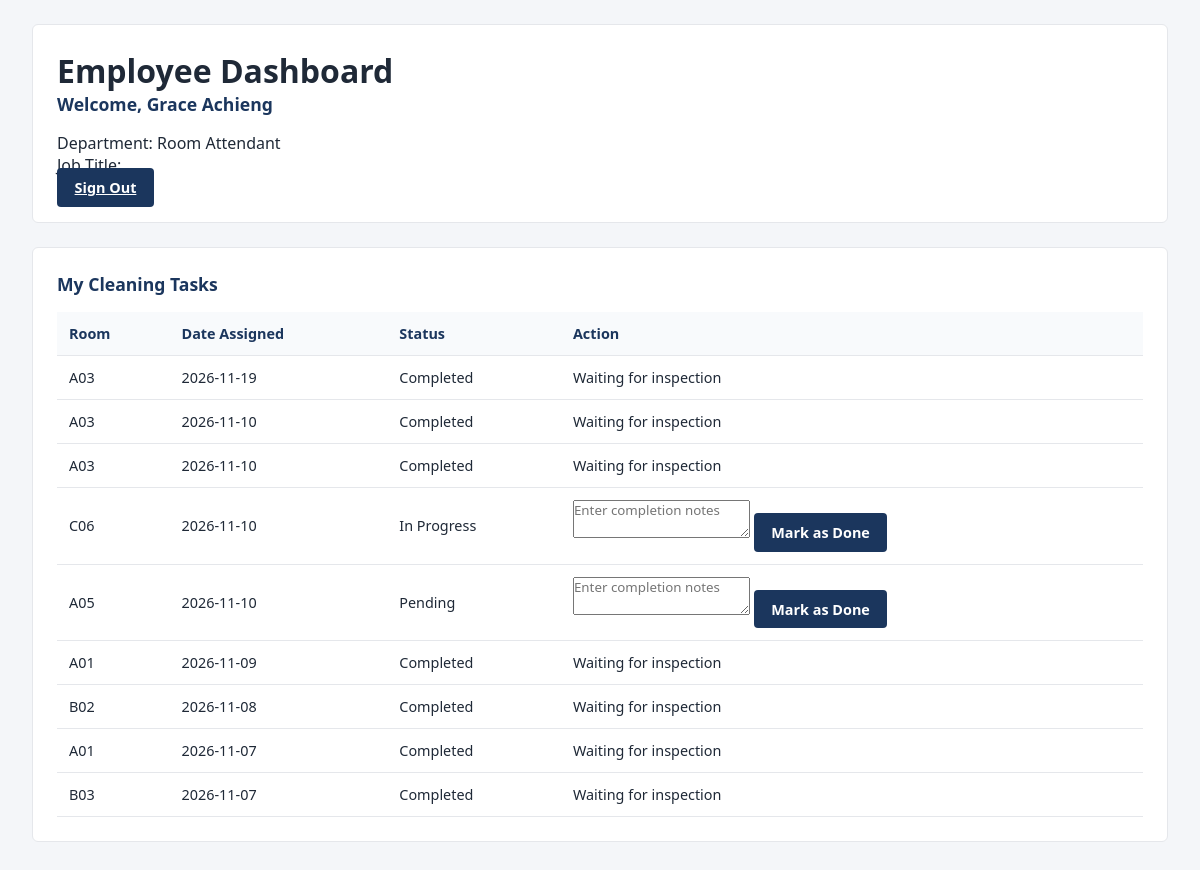
The page /employee_dashboard.php (signed in) on the database its author committed.
### tables this page shows
CREATE TABLE `staff` (
  `staff_id` int(11) NOT NULL,
  `fullname` varchar(100) DEFAULT NULL,
  `phone` varchar(20) DEFAULT NULL,
  `department` varchar(50) DEFAULT NULL,
  `role` varchar(50) DEFAULT NULL,
  `email` varchar(100) DEFAULT NULL
);

CREATE TABLE `housekeeping_tasks` (
  `task_id` int(11) NOT NULL,
  `room_number` varchar(50) DEFAULT NULL,
  `assigned_staff` int(11) DEFAULT NULL,
  `task_status` varchar(50) DEFAULT NULL,
  `date_assigned` date DEFAULT NULL,
  `completion_notes` text DEFAULT NULL,
  `inspection_status` varchar(30) DEFAULT 'Not Inspected'
);

### employee_dashboard.php (the view, shortened to what this page needs)
<?php
require_once 'config.php';
$staff_id = (int)($_SESSION['staff_id'] ?? 0);
$stmt = $pdo->prepare("
    SELECT fullname, department, role
    FROM staff
    WHERE staff_id = ?
");
$stmt->execute([$staff_id]);
$employee = $stmt->fetch();
$stmt = $pdo->prepare("
    SELECT *
    FROM housekeeping_tasks
    WHERE assigned_staff = ?
    ORDER BY date_assigned DESC
");
$stmt->execute([$staff_id]);
$cleaningTasks = $stmt->fetchAll();
?>
<!DOCTYPE html>
<html lang="en">
<head>
<link rel="stylesheet" href="style.css">
</head>
<body>
<div class="app-container">
<main class="main-content">
<div class="panel">
    <h1>Employee Dashboard</h1>
    <h2>
        Welcome,
        <?= htmlspecialchars($employee['fullname']) ?>
    </h2>
    <p>
        Department:
        <?= htmlspecialchars($employee['department']) ?>
    </p>
    <p>
        Job Title:
    </p>
    <a href="logout.php" class="btn">
        Sign Out
    </a>
</div>
<?php if (in_array(
    $_SESSION['role'],
    ['Room Attendant'],
    true
)): ?>
<div class="panel">
<h2>My Cleaning Tasks</h2>
<table>
<thead>
<tr>
    <th>Room</th>
    <th>Date Assigned</th>
    <th>Status</th>
    <th>Action</th>
</tr>
</thead>
<tbody>
<?php foreach ($cleaningTasks as $task): ?>
<tr>
<td>
    <?= htmlspecialchars($task['room_number']) ?>
</td>
<td>
    <?= htmlspecialchars($task['date_assigned']) ?>
</td>
<td>
    <?= htmlspecialchars($task['task_status']) ?>
</td>
<td>
<?php if (in_array(
    $task['task_status'],
    ['Pending', 'In Progress'],
    true
)): ?>
<form method="POST">
<textarea
    name="completion_notes"
    placeholder="Enter completion notes"
    required
></textarea>
<button
    type="submit"
    name="complete_cleaning"
    class="btn"
>
    Mark as Done
</button>
</form>
<?php elseif ($task['task_status'] === 'Completed'): ?>
Waiting for inspection
<?php else: ?>
<?= htmlspecialchars($task['task_status']) ?>
<?php endif; ?>
</td>
</tr>
<?php endforeach; ?>
</tbody>
</table>
</div>
<?php endif; ?>
</main>
</div>
</body>
</html>

### style.css (style rules this page uses)
:root { --primary: #1b365d; --secondary: #2c5282; --accent: #c59b27; --bg: #f4f6f9; --card: #ffffff; --text: #1f2937; --muted: #6b7280; --border: #e5e7eb; --success: #15803d; --warning: #b45309; --danger: #b91c1c; --info: #1d4ed8; }
* { box-sizing: border-box; margin: 0; padding: 0; font-family: 'Segoe UI', Tahoma, sans-serif; }
body { background: var(--bg); color: var(--text); }
.app-container { display: flex; min-height: 100vh; }
.main-content { flex: 1; padding: 1.5rem 2rem; overflow-x: auto; }
.panel { background: var(--card); padding: 1.5rem; border-radius: 6px; border: 1px solid var(--border); margin-bottom: 1.5rem; }
.panel h2 { font-size: 1.1rem; color: var(--primary); margin-bottom: 1rem; }
.btn { padding: 0.6rem 1.1rem; border: none; border-radius: 4px; cursor: pointer; font-weight: 600; font-size: 0.9rem; background: var(--primary); color: #fff; }
table { width: 100%; border-collapse: collapse; font-size: 0.9rem; }
th, td { padding: 0.75rem; text-align: left; border-bottom: 1px solid var(--border); }
th { background: #f8fafc; color: var(--primary); font-weight: 600; }

### rows shown on the page
staff: fullname "Grace Achieng", department "Room Attendant"
housekeeping_tasks: room_number "A03", date_assigned "2026-11-19", task_status "Completed", shows "Waiting for inspection"
housekeeping_tasks: room_number "A03", date_assigned "2026-11-10", task_status "Completed", shows "Waiting for inspection"
housekeeping_tasks: room_number "A03", date_assigned "2026-11-10", task_status "Completed", shows "Waiting for inspection"
housekeeping_tasks: room_number "C06", date_assigned "2026-11-10", task_status "In Progress"
housekeeping_tasks: room_number "A05", date_assigned "2026-11-10", task_status "Pending"
housekeeping_tasks: room_number "A01", date_assigned "2026-11-09", task_status "Completed", shows "Waiting for inspection"
housekeeping_tasks: room_number "B02", date_assigned "2026-11-08", task_status "Completed", shows "Waiting for inspection"
housekeeping_tasks: room_number "A01", date_assigned "2026-11-07", task_status "Completed", shows "Waiting for inspection"
housekeeping_tasks: room_number "B03", date_assigned "2026-11-07", task_status "Completed", shows "Waiting for inspection"
